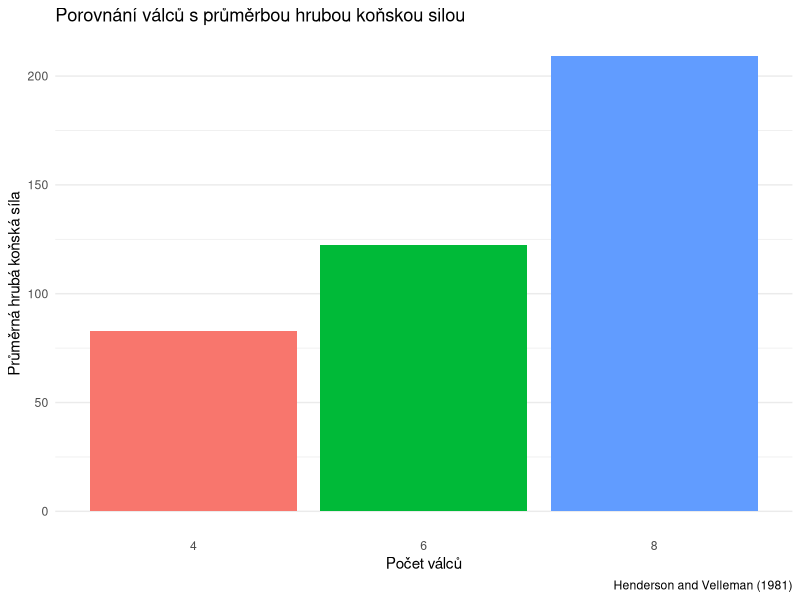
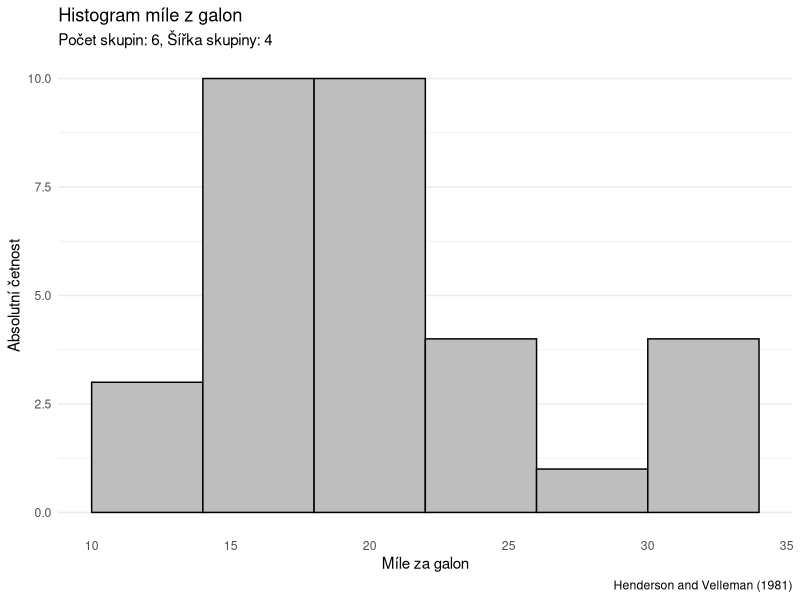
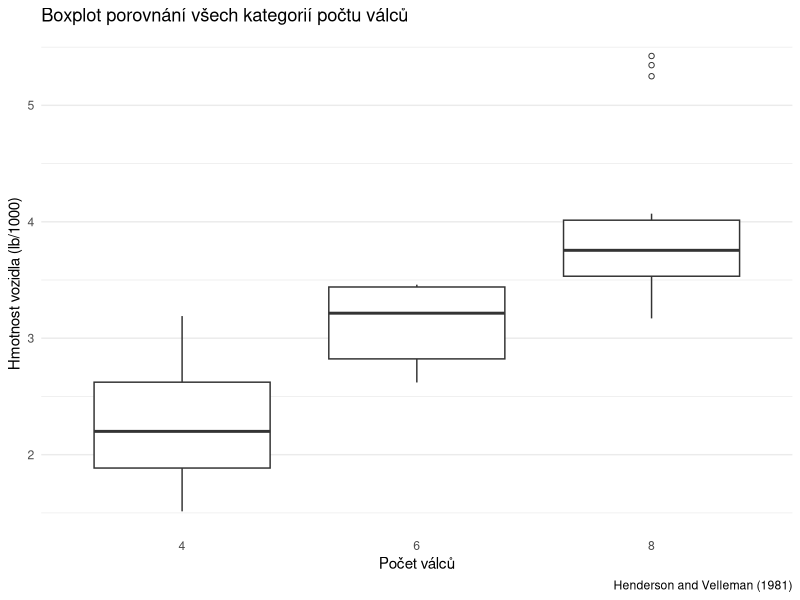
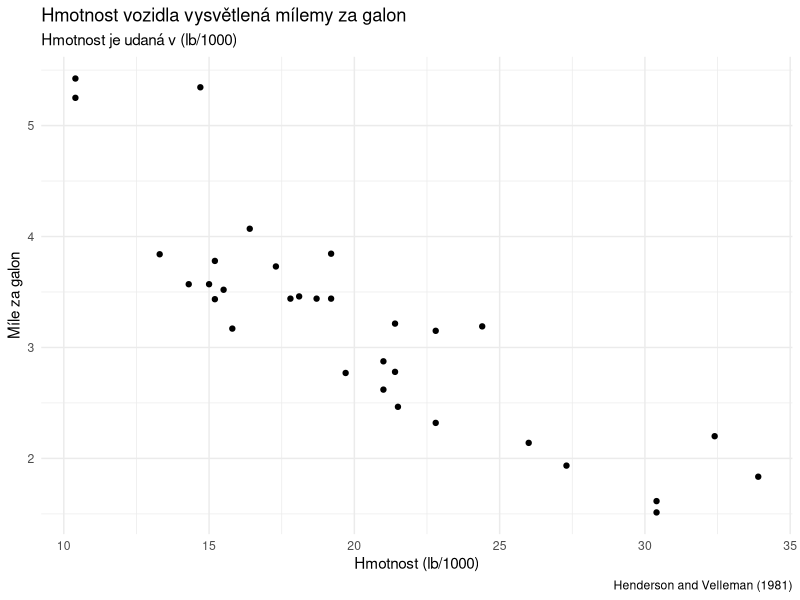
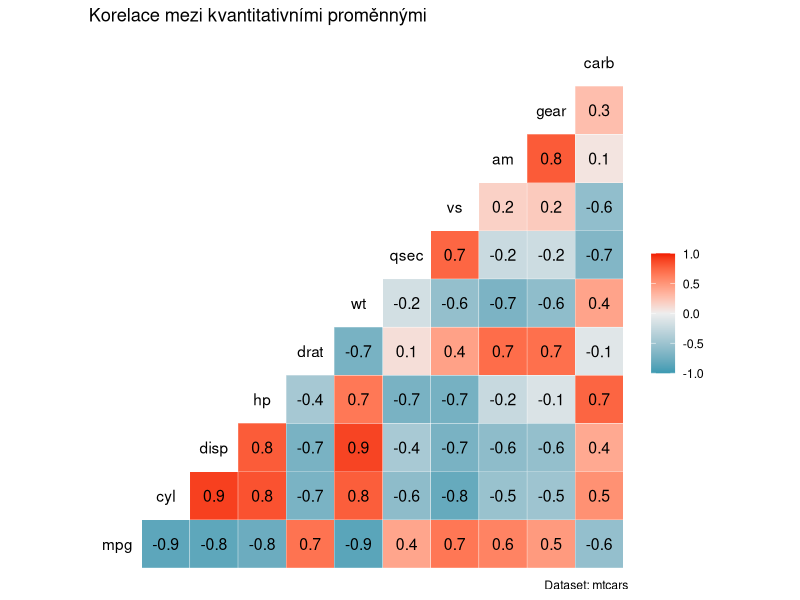
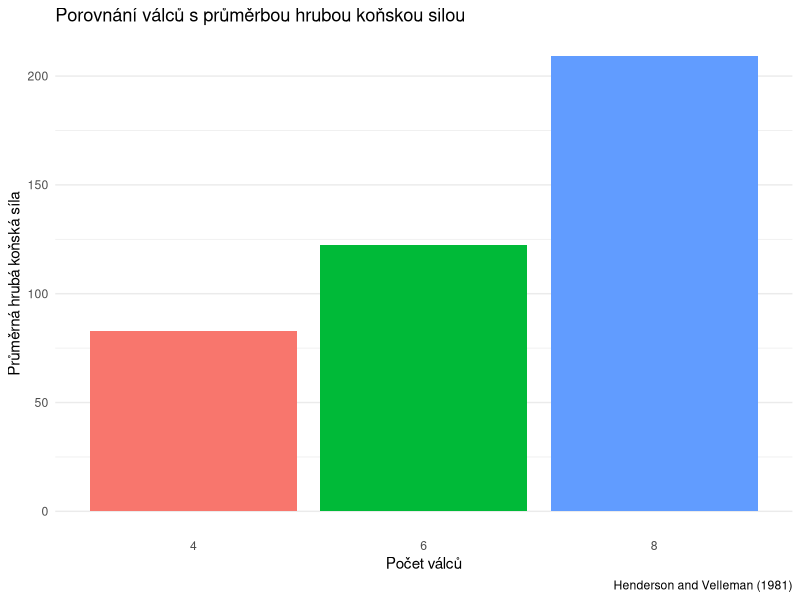
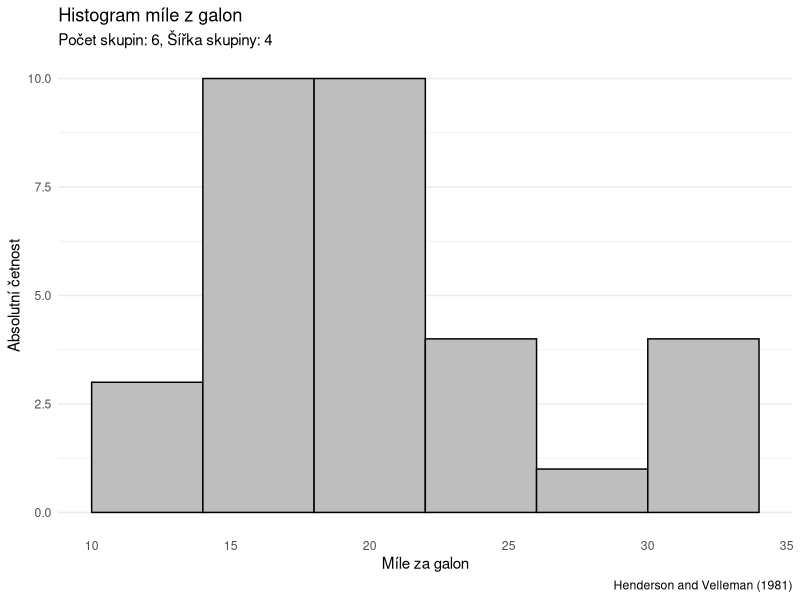
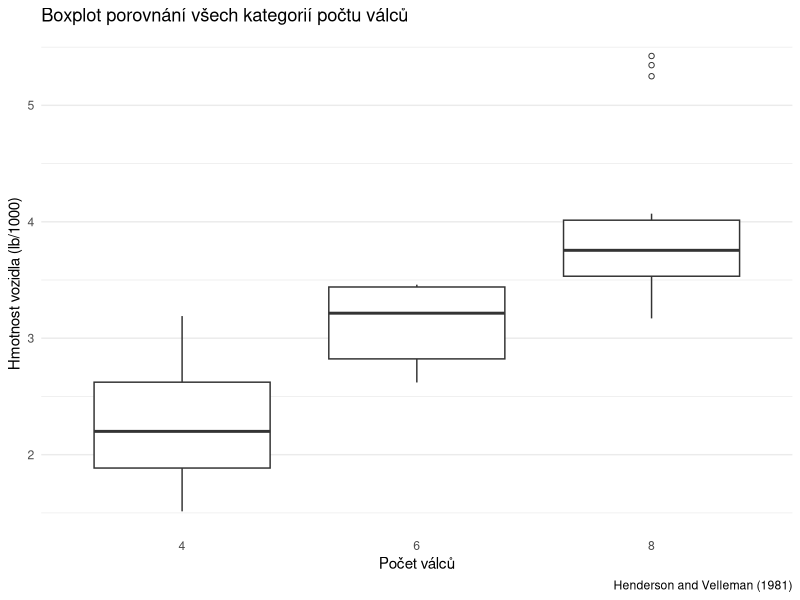

R code for these plots, in order:
## ---- chunk 1
data("mtcars")
library(ggplot2)
library(grid)
library(gridExtra)
library(dplyr)
library(kableExtra)
library(GGally)
theme_set(theme_minimal())
## ---- chunk 2
bc.pictures_dir <- "../bakalarska-prace/obrazky/"
if (!dir.exists(bc.pictures_dir)) dir.create(bc.pictures_dir)
## ---- chunk 3
mtcars |>
  mutate(cyl = as.factor(cyl)) |>
  ggplot(aes(x = cyl, y = hp, fill = cyl)) +
  geom_bar(show.legend = F, stat = "summary", fun = base::mean) +
  theme(panel.grid.major.x = element_blank()) +
  labs(
    title = "Porovnání válců s průměrbou hrubou koňskou silou",
    caption = "Henderson and Velleman (1981)",
    x = "Počet válců",
    y = "Průměrná hrubá koňská síla"
  )

ggsave(paste0(bc.pictures_dir, "sloupcovy_graf_mtcars.png"), bg = "white",
       width = 140, height = 105, units = 'mm')
## ---- chunk 4
hg <- \(bins) {
  width <- (max(mtcars$mpg) - min(mtcars$mpg))/bins
  width <- ceiling(width)
  mtcars |>
    ggplot(aes(x = mpg)) +
    geom_histogram(binwidth = width,
                 fill = "grey",
                 color = "black") +
    theme(panel.grid.major.x = element_blank(),
          plot.title = element_text(size = 10),
          plot.subtitle  = element_text(size = 8),
          axis.title.x = element_text(size = 8),
          axis.title.y = element_text(size = 8)
          ) +
    labs(
      title = "Histogram míle z galon",
      subtitle = paste0("Počet skupin: ", bins, ", ",
                        "Šířka skupiny: ", round(width, 3)),
      caption = "Henderson and Velleman (1981)",
      x = "Míle za galon",
      y = "Absolutní četnost"
    )
}

h1 <- hg(5)
h2 <- hg(10)
h3 <- hg(15)
h4 <- hg(25)

hg <- arrangeGrob(h1 + labs(caption = ""),
                  h2 + labs(caption = ""),
                  h3 + labs(caption = ""),
                  h4, nrow = 2)

ggsave(paste0(bc.pictures_dir, "histogram_porovnani_mtcars.png"),
  plot = hg, bg = "white",
  width = 140, height = 105, units = "mm"
)
## ---- chunk 5
bins <- ceiling(1 + 3.22*log10(nrow(mtcars)))
width <- (max(mtcars$mpg) - min(mtcars$mpg))/bins
width <- ceiling(width)
hg <- mtcars |>
  ggplot(aes(x = mpg)) +
  geom_histogram(binwidth = width,
                 fill = "grey",
                 color = "black") +
  theme(panel.grid.major.x = element_blank(),
        panel.grid.minor.x = element_blank()) +
  labs(
      title = "Histogram míle z galon",
      subtitle = paste0("Počet skupin: ", bins, ", ",
                        "Šířka skupiny: ", round(width, 3)),
      caption = "Henderson and Velleman (1981)",
      x = "Míle za galon",
      y = "Absolutní četnost"
    )
hg
ggsave(paste0(bc.pictures_dir, "histogram_mtcars_sturges.png"), bg = "white",
       width = 140, height = 105, units = 'mm')
## ---- chunk 6
ggplot_build(hg)$data[1] |>
  as.data.frame() |>
  select(xmin, xmax, count) |>
  kbl(caption = "Tabulka četnostní",
      label = "tabulka_cetnosti_sturges",
      format = "latex",
      col.names = c("Spodní hranice intervalu", "Horní hranice intervalu", "Počet pozorování"),
      align = "c",
      position = 'H') %>%
  writeLines()
## ---- chunk 7
mtcars |>
  summarise(P0   = quantile(wt, probs = 0),
            P25  = quantile(wt, probs = 0.25),
            P50  = quantile(wt, probs = 0.50),
            P75  = quantile(wt, probs = 0.75),
            P100 = quantile(wt, probs = 1)) |>
  kbl(caption = 'Five-number summary tabulka hmotnosti vozidla (lb/1000)',
      label = 'five-number_summary',
      format = 'latex',
      col.names = c('$Q_{0}$', '$Q_{0.25}$',
                    '$Q_{0.50}$', '$Q_{0.75}$',
                    '$Q_{1}$'),
      align = 'c',
      position = 'H',
      escape = F,
      ) |>
  writeLines()
## ---- chunk 8

mtcars |>
  ggplot(aes(x = as.factor(cyl), y = wt)) +
  geom_boxplot(outlier.shape = 1) +
  theme(
    panel.grid.major.x = element_blank()
  ) +
  labs(title = 'Boxplot porovnání všech kategorií počtu válců',
       caption = "Henderson and Velleman (1981)",
       x = 'Počet válců',
       y = 'Hmotnost vozidla (lb/1000)')

ggsave(paste0(bc.pictures_dir, "boxplot_mtcars.png"), bg = "white",
       width = 140, height = 105, units = 'mm')
## ---- chunk 9
mtcars |>
  ggplot(aes(x = mpg, y = wt)) +
  geom_point() +
  labs(
    title = 'Hmotnost vozidla vysvětlená mílemy za galon',
    subtitle = 'Hmotnost je udaná v (lb/1000)',
    caption = "Henderson and Velleman (1981)",
    x = 'Hmotnost (lb/1000)',
    y = 'Míle za galon'
  )

ggsave(paste0(bc.pictures_dir, "bodovy_graf_mtcars.png"), bg = "white",
       width = 140, height = 105, units = 'mm')
## ---- chunk 10
mtcars |> 
  select(where(is.numeric)) |> 
  ggcorr(label = T) +
  labs(
    title = "Korelace mezi kvantitativními proměnnými",
    caption = "Dataset: mtcars"
  )

ggsave(paste0(bc.pictures_dir, "mtcars_korelace.png"), bg = "white",
       width = 140, height = 105, units = 'mm')
